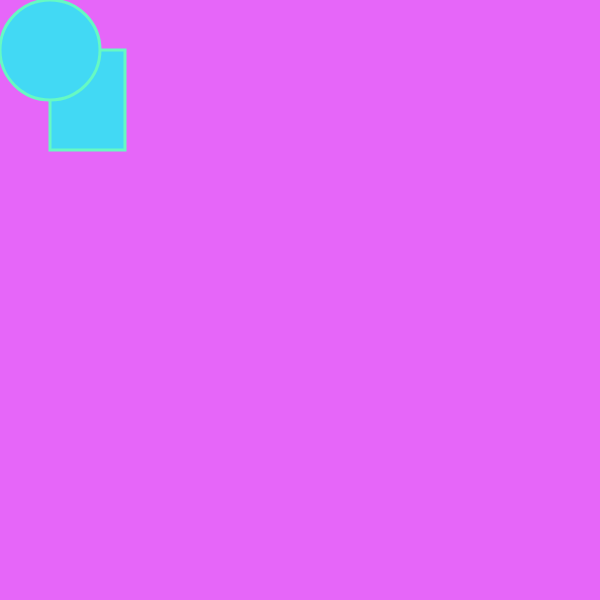
Frame 1 (no input)
Frame 60 (no input): identical to frame 1, image omitted
Frame 120 (the mouse pressed at the canvas centre since frame 60): identical to frame 1, image omitted

The p5.js sketch that drew this single still picture (run headless with seeded random() and noise() and a simulated clock; from frame 60 on, the mouse is pressed at the canvas centre):

// p5.js sketch
// ── sketch.js
/*
* Basic  Drawing 基础图形绘画
* Yuli Cai / caiyuli.com
*/

// Example 1-1: stroke and fill and color and shape
// 示例1-1:描线和填充和颜色和形状

function setup() {
  createCanvas(600, 600);
  strokeWeight(3); //描线粗细
  stroke(102,249,195); // 三个参数代表 红red, 绿green, 蓝blue，各占多少。颜色的数值从0-255，0代表黑色，255代表白色。
  fill(66,217,244);
}

function draw() {
  background(230,102,249); // 3种颜色
  // background(255);	// 只有一个参数的时候代表，灰色调 明度
  rect(50,50,75,100);
  ellipse(50,50,100,100);
}
